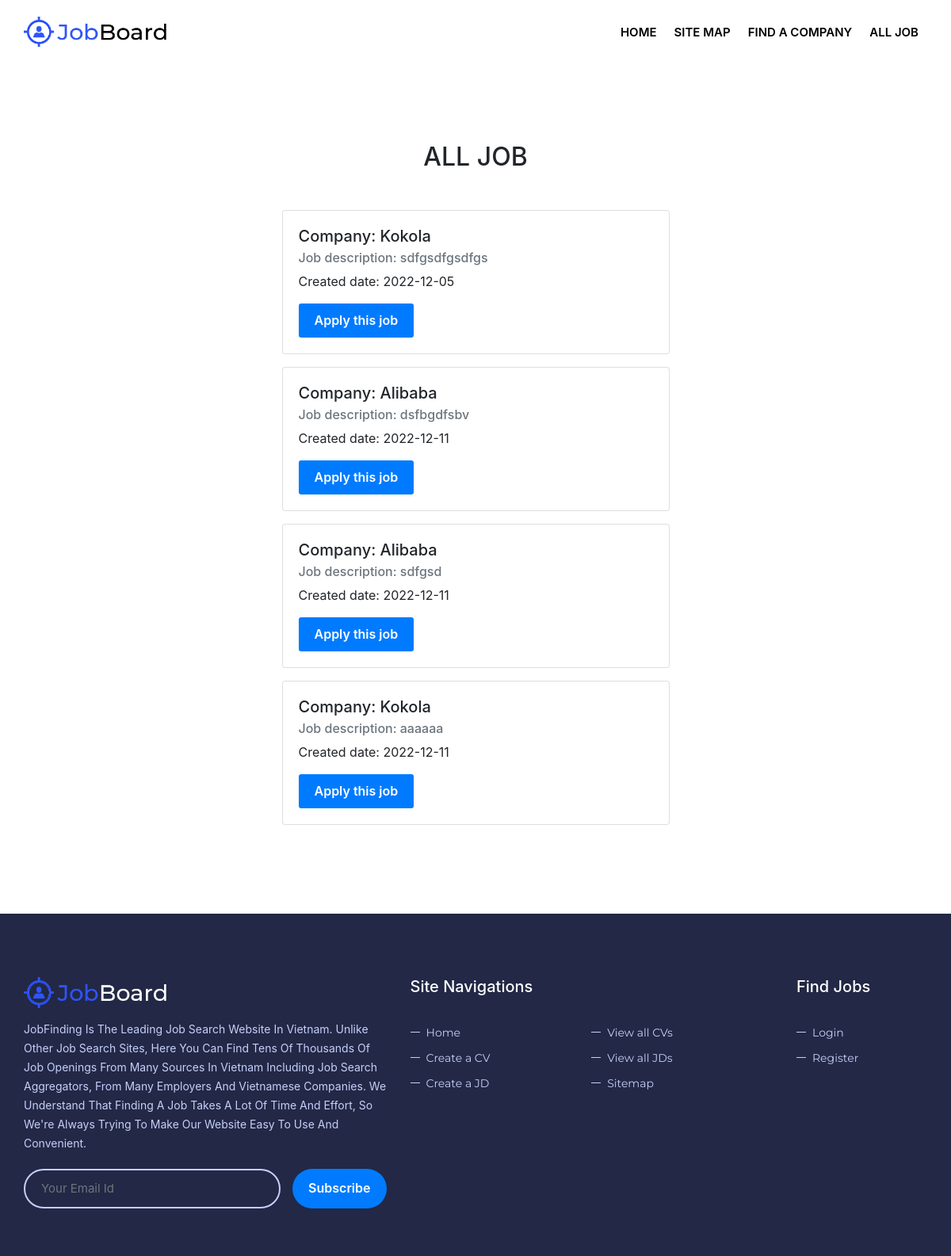
Screenshot of /public/job/all with the database file from the repository.
### tables this page shows
CREATE TABLE `job_post` (
  `id` int(11) NOT NULL,
  `posted_by_id` int(11) NOT NULL,
  `job_type_id` int(11) NOT NULL,
  `company_id` int(11) NOT NULL,
  `is_company_name_hidden` tinyint(1) NOT NULL,
  `created_date` date NOT NULL,
  `job_description` varchar(500) NOT NULL,
  `job_location_id` int(11) NOT NULL,
  `is_active` tinyint(1) NOT NULL
);

### public/index.php (called while the page is built, shortened)
<?php
$router = new RouterController();
$router->process(array($_SERVER['REQUEST_URI']));
$router->renderView();

### core/models/Model.php (called while the page is built, shortened)
<?php
abstract class Model {
    function __construct()
    {
        $this->db_instance = $this->getDBInstance();
    }
    private function getDBInstance(): mysqli
    {
        return new mysqli(DB_SERVER, DB_USERNAME, DB_PASSWORD, DB_NAME);
    }
}

### core/models/JobModel.php (called while the page is built, shortened)
<?php
class JobModel extends Model
{
    function executeQuery(string $type)
    {
        switch ($type) {
            case "GetAllJob":
                $this->getJob();
                break;
        }
    }
    private function getJob()
    {
        $sql = "SELECT * FROM `job_post`";
        $result = $this->db_instance->query($sql);
    }
}

### core/controllers/JobController.php (called while the page is built, shortened)
<?php
class JobController extends Controller
{
    function process($param)
    {
        $action = array_shift($param);
        switch ($action)
        {
            case "all":
                $job = new JobModel();
                $job->executeQuery("GetAllJob");
                break;
        }
    }
}

### core/controllers/RouterController.php (called while the page is built, shortened)
<?php
class RouterController extends Controller
{
    public function process($param)
    {
        $parsed_url = $this->parseUrl($param[0]);
        array_shift($parsed_url);
        $controller_name = $this->dashesToCamel(array_shift($parsed_url) . 'Controller');
        if(file_exists('../core/controllers/'.$controller_name.'.php'))
        {
            $this->controller = new $controller_name;
            $this->controller->process($parsed_url);
        } else {
            $this->redirect('error');
        }
    }
    public function parseUrl($url): array
    {
        $parse_url = parse_url($url);
        $parse_url['path'] = ltrim($parse_url['path'], '/');
        $parse_url['path'] = trim($parse_url['path']);
        return explode('/', $parse_url['path']);
    }
    public function dashesToCamel(string $str): array|string
    {
        $str = str_replace('-', ' ', $str);
        $str = ucwords($str);
        return str_replace(' ', '', $str);
    }
}

### core/views/allJob.php (the view)
<section class="vh-100 bg-white">
    <div class="mask d-flex align-items-center gradient-custom-3">
        <div class="container p-5">
            <div class="row d-flex justify-content-center align-items-center">
                <div class="col-12 col-md-9 col-lg-7 col-xl-6">
                    <h2 class="text-uppercase text-center mb-5">All job</h2>
                        <div>
                            <?php
                            if(!empty($_SESSION["result"])) {
                                foreach ($_SESSION["result"] as $job) {
                                    echo "
                                    <div class='card my-3'>
                                        <div class='card-body'>
                                            <h5 class='card-title'>Company: $job->company_name</h5>
                                            <h6 class='card-subtitle mb-2 text-muted'>Job description: $job->job_description</h6>
                                            <p class='card-text'>Created date: $job->created_date</p>
                                            <a href='job/apply/$job->job_id' class='site-button'>Apply this job</a>
                                        </div>
                                    </div>
                                    ";
                                }
                            }
                            ?>
                        </div>
                </div>
            </div>
        </div>
    </div>
</section>

### public/templete.css (style rules this page uses)
.site-button-secondry:after, .site-button:after { background-color: #fff; content: ""; height: 100%; left: -110%; opacity: 0.3; position: absolute; top: 0; transform: skewX(25deg); -o-transform: skewX(25deg); -ms-transform: skewX(25deg); -webkit-transform: skewX(25deg); -ms-transform: skewX(25deg); transition: all 0.5s ease 0s; -moz-transition: all 0.5s ease 0s; -webkit-transition: all 0.5s ease 0s; -o-transition: all 0.5s ease 0s; -ms-transition: all 0.5s ease 0s; width: 25px; z-index: -1; -webkit-filter: blur(5px); -moz-filter: blur(5px); -o-filter: blur(5px); -ms-filter: blur(5px); filter: blur(5px); }
.site-button, .site-button-secondry { position: relative; z-index: 1; overflow: hidden; vertical-align: middle; }

### rows the page displays
job_post: company_name "Kokola", job_description "sdfgsdfgsdfgs", created_date "2022-12-05"
job_post: company_name "Alibaba", job_description "dsfbgdfsbv", created_date "2022-12-11"
job_post: company_name "Alibaba", job_description "sdfgsd", created_date "2022-12-11"
job_post: company_name "Kokola", job_description "aaaaaa", created_date "2022-12-11"
